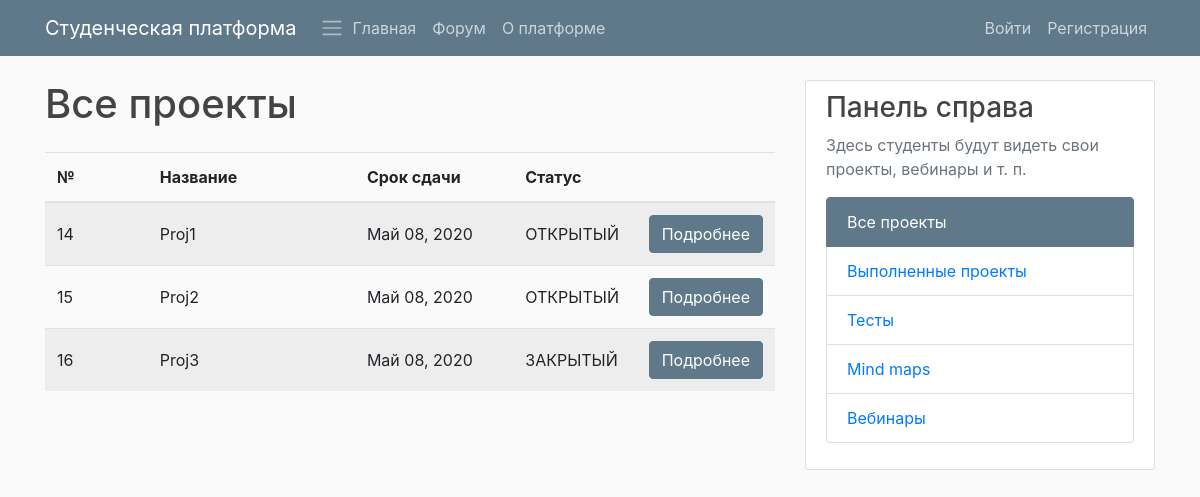
The app's page /platform/projects/all/ with its own data.
### PlatformApp/models.py (models this page shows, shortened)
class StudyProject(models.Model):
    STATUS_READY = 'ЗАКРЫТЫЙ'
    STATUS_NOT_READY = 'ОТКРЫТЫЙ'
    STATUS_CHOISES = (
        (STATUS_READY, 'Закрытый'),
        (STATUS_NOT_READY, 'Открытый'),
    )
    title = models.CharField(max_length=100)
    description = models.TextField()
    customer = models.CharField(max_length=100, default="empty")
    executor = models.CharField(max_length=100, default="empty")
    date_created = models.DateTimeField(default=timezone.now, verbose_name="Created on")
    date_deadline = models.DateTimeField(default=timezone.now, verbose_name="Deadline on")
    author = models.ForeignKey(User, on_delete=models.DO_NOTHING)
    status = models.CharField(max_length=100, choices=STATUS_CHOISES, default=STATUS_NOT_READY)

### PlatformApp/views.py (the view)
# urls.py: path("projects/all/", platfrom_views.StudyProjectListView.as_view(),
class StudyProjectListView(ListView):
    model = StudyProject
    def get_context_data(self, **kwargs):
        context = super().get_context_data(**kwargs)
        return context

### PlatformApp/templates/PlatformApp/studyproject_list.html
{% extends "PlatformApp/base.html" %}
{% block content %}
<h1>Все проекты</h1>
<div class="table-responsive pt-3">
    <table class="table table-hover table-striped">
        <colgroup>
            <col span="1" style="width: 15%;">
            <col span="1" style="width: 30%;">
            <col span="1" style="width: 23%;">
            <col span="1" style="width: 17%;">
            <col span="1" style="width: 15%;">
        </colgroup>
        <thead class="">
            <tr>
                <th scope="col" class="align-middle">№</th>
                <th scope="col" class="align-middle">Название</th>
                <th scope="col" class="align-middle">Срок сдачи</th>
                <th scope="col" class="align-middle">Статус</th>
                <th scope="col" class="align-middle"></th>
            </tr>
        </thead>
        <tbody class="">
            {% for object in object_list %}
            <tr>
                <td scope="row" class="align-middle">{{ object.id }}</td>
                <td class="align-middle">{{ object.title }}</td>
                <td class="align-middle">{{ object.date_deadline|date:"F d, Y" }}</td>
                <td class="align-middle">{{ object.status }}</td>
                <td class="align-middle">
                    <a class="btn btn-info" href="{% url 'project-detail' pk=object.pk %}">Подробнее</a>
                </td>
            </tr>
            {% endfor %}
        </tbody>
    </table>
</div>
{% endblock content %}
{% block right_panel %}
<div class="list-group">
    <a class="list-group-item active" href="{% url 'project-all' %}">
        Все проекты
    </a>
    <a class="list-group-item" href="{% url 'project-done' %}">
        Выполненные проекты
    </a>
    <a class="list-group-item" href="{% url 'quiz_index' %}">
        Тесты
    </a>
    <a class="list-group-item" href="#">
        Mind maps
    </a>
    <a class="list-group-item" href="{% url 'webinar-test' %}">
        Вебинары
    </a>
</div>
{% endblock right_panel %}

### PlatformApp/static/PlatformApp/main.css (style rules this page uses)
body { background: #fafafa; color: #333333; margin-top: 5rem; }
h1, h2, h3, h4, h5, h6 { color: #444444; }
.btn-info { background-color: #5f788a; border-color: #5f788a; }
.list-group-item.active { background-color: #5f788a; border-color: #5f788a; }

### records on screen
StudyProject: id "14", title "Proj1", date_deadline "Май 08, 2020", status "ОТКРЫТЫЙ"
StudyProject: id "15", title "Proj2", date_deadline "Май 08, 2020", status "ОТКРЫТЫЙ"
StudyProject: id "16", title "Proj3", date_deadline "Май 08, 2020", status "ЗАКРЫТЫЙ"
